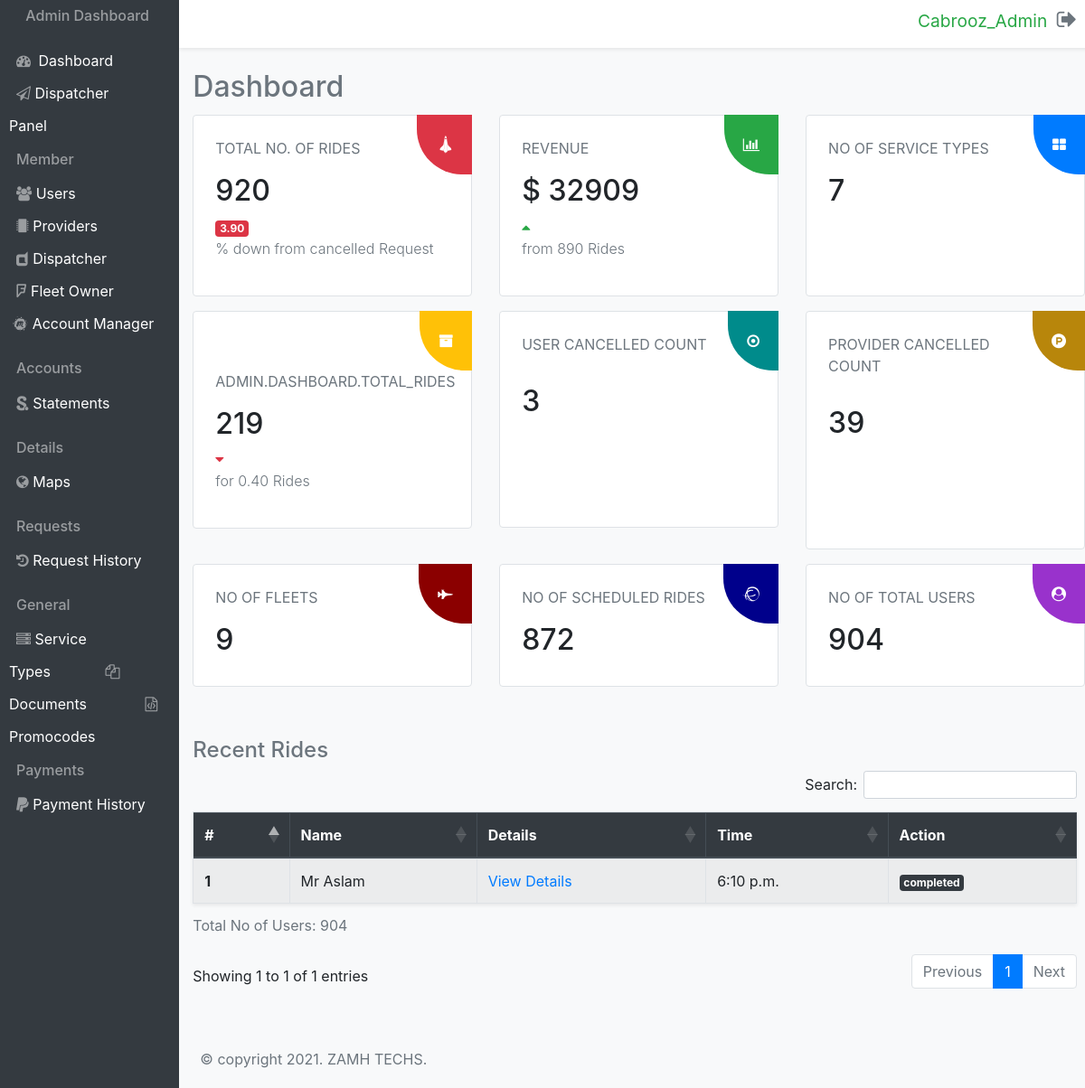
The app's page / (signed in) with its own data.
### cabroozadmin/models.py (models this page shows, shortened)
class Dashboard(models.Model):
    totalnoofrides = IntegerField(null=True, blank=True)
    cancelledpercentage = DecimalField(max_digits=4, null=True, blank=True, decimal_places=2)
    totalrevenue = IntegerField(null=True, blank=True)
    fromtotalrides = IntegerField(null=True, blank=True)
    noservicetypes = IntegerField(null=True, blank=True)
    dashboardtotalrides = IntegerField(null=True, blank=True)
    forpercentrides = DecimalField(max_digits=4, null=True, blank=True, decimal_places=2)
    cancelledcount = IntegerField(null=True, blank=True)
    providercancelledcount = IntegerField(null=True, blank=True)
    nooffleet = IntegerField(null=True, blank=True)
    noscheduledrides = IntegerField(null=True, blank=True)
    totalusers = IntegerField(null=True, blank=True)

class RecentRide(models.Model):
    user = models.ForeignKey(User, on_delete=models.SET_NULL, null=True)
    ridersname = models.CharField(max_length=255, null=True, blank=True)
    details = models.TextField()
    time = models.TimeField(auto_now_add=True)
    action = models.CharField(max_length=255, null=True, blank=True)
    totalusers = models.IntegerField(null=True, blank=True)

### cabroozadmin/views.py (the view)
# urls.py: path('', views.index, name="Home"),
@login_required
def index(request):
    dashboards = Dashboard.objects.all()
    recentride = RecentRide.objects.all()
    return render(request, 'cabroozadmin/index.html', {"dashboards": dashboards, "recentride":recentride })

### cabroozadmin/templates/cabroozadmin/index.html (shortened to what this page needs)
{% load static %}
<!DOCTYPE html>
<html lang="en">
<head>
    <link rel="stylesheet" href="https://stackpath.bootstrapcdn.com/bootstrap/4.5.2/css/bootstrap.min.css">
    <link rel="stylesheet" href="https://stackpath.bootstrapcdn.com/bootstrap/4.5.2/css/bootstrap.min.css">
    <link rel="stylesheet" href="https://cdnjs.cloudflare.com/ajax/libs/twitter-bootstrap/4.5.2/css/bootstrap.css">
    <link rel="stylesheet" href="https://cdn.datatables.net/1.10.25/css/dataTables.bootstrap4.min.css">
    <link rel="stylesheet" href="https://cdn.datatables.net/responsive/2.2.9/css/responsive.bootstrap4.min.css">
    <link rel="stylesheet" href="https://stackpath.bootstrapcdn.com/font-awesome/4.7.0/css/font-awesome.min.css">
    <link rel="stylesheet" href="https://stackpath.bootstrapcdn.com/font-awesome/4.7.0/css/font-awesome.min.css">
    <link rel="stylesheet" href={% static 'css/style.css' %}>
</head>
<body class="bg-light">
    <section>
        <div class="row">
            <div class="col-md-2 bg-dark txt_mbl-cntr">
                <h6 class="mb-3 text-white-50 text-center mt-2">Admin Dashboard</h6>
                <a href={% url 'Home' %} class="side_hvr">
                    <span class="my-4">
                        <i class="fa fa-dashboard text-white-50 mr-1 my-3 ml-2"></i>
                        <span class="text-white mr-5">Dashboard</span>
                    </span>
                </a>
                <a href="index.html" class="side_hvr">
                    <span class="my-4">
                        <i class="fa fa-send-o text-white-50 mb-3 ml-2"></i>
                        <span class="text-white mr-4">Dispatcher Panel</span>
                    </span>
                </a>
                <h6 class="mb-3 text-white-50 ml-2 mt-3">Member</h6>
                <a href={% url 'users' %} class="side_hvr">
                    <span class="my-4">
                        <i class="fa fa-users text-white-50 mb-3 ml-2"></i>
                        <span class="text-white mr-5 pr-5">Users</span>
                    </span>
                </a>
                <a href={% url 'providers' %} class="side_hvr">
                    <span class="my-4">
                        <i class="fa fa-microchip text-white-50 mb-3 ml-2"></i>
                        <span class="text-white mr-5 pr-4">Providers</span>
                    </span>
                </a>
                <a href={% url 'dispatcher' %} class="side_hvr">
                    <span class="my-4">
                        <i class="fa fa-dashcube text-white-50 mb-3 ml-2"></i>
                        <span class="text-white mr-5 pr-3">Dispatcher</span>
                    </span>
                </a>
                <a href={% url 'fleetowner' %} class="side_hvr">
                    <span class="my-4">
                        <i class="fa fa-foursquare text-white-50 mb-3 ml-2"></i>
                        <span class="text-white mr-5 pr-1">Fleet Owner</span>
                    </span>
                </a>
                <a href="index.html" class="side_hvr">
                    <span class="my-4">
                        <i class="fa fa-meetup text-white-50 mb-3 ml-1"></i>
                        <span class="text-white">Account Manager</span>
                    </span>
                </a>
                <h6 class="mb-3 text-white-50 ml-2 mt-3">Accounts</h6>
                <a href={% url 'statements' %} class="side_hvr">
                    <span class="my-4">
                        <i class="fa fa-scribd text-white-50 mb-3 ml-2"></i>
                        <span class="text-white mr-3">Statements</span>
                    </span>
                </a>
                <h6 class="mb-3 text-white-50 ml-2 mt-3">Details</h6>
                <a href={% url 'maps' %} class="side_hvr">
                    <span class="my-4">
                        <i class="fa fa-globe text-white-50 mb-3 ml-2"></i>
                        <span class="text-white mr-5 pr-5">Maps</span>
                    </span>
                </a>
                <h6 class="mb-3 text-white-50 ml-2 mt-3">Requests</h6>
                <a href={% url 'reqhistory' %} class="side_hvr">
                    <span class="my-4">
                        <i class="fa fa-history text-white-50 mb-3 ml-2"></i>
                        <span class="text-white mr-4">Request History</span>
                    </span>
                </a>
                <h6 class="mb-3 text-white-50 ml-2 mt-3">General</h6>
                <a href={% url 'servicetype' %} class="side_hvr">
                    <span class="my-4">
                        <i class="fa fa-server text-white-50 mb-3 ml-2"></i>
                        <span class="text-white mr-5">Service Types</span>
                    </span>
                </a>
                <a href={% url 'documents' %} class="side_hvr">
                    <span class="my-4">
                        <i class="fa fa-files-o text-white-50 mb-3 ml-2"></i>
                        <span class="text-white mr-5 pr-1">Documents</span>
                    </span>
                </a>
                <a href={% url 'promocodes' %} class="side_hvr">
                    <span class="my-4">
                        <i class="fa fa-file-code-o text-white-50 mb-3 ml-2"></i>
                        <span class="text-white">Promocodes</span>
                    </span>
                </a>
                <h6 class="mb-3 text-white-50 ml-2 mt-3">Payments</h6>
                <a href="index.html" class="side_hvr">
                    <span class="my-4">
                        <i class="fa fa-paypal text-white-50 mb-3 ml-2"></i>
                        <span class="text-white">Payment History</span>
                    </span>
                </a>
            </div>
            <div class="col-md-10">
                <div class="row bg-white shadow-sm">
                    <span class="ml-auto p-2 mr-3 h4">
                        <a href={% url 'Login' %} class="undrline">
                            <small class="text-success mr-1">{{user.username}}</small>
                            <i class="fa fa-sign-out text-muted"></i>
                        </a>
                    </span>
                </div>
                <h2 class="text-left text-muted mb-1 mt-4"> Dashboard </h2>
                <div class="row">
                    <div class="col-md-4 my-2">
                        <span class="float-right top-0 right-box bg-danger border-danger"><i class="fa fa-space-shuttle text-white right-box1"></i></span>
                        <div class="border bg-white rounded p-4">
                            <p class="text-muted">TOTAL NO. OF RIDES</p>
                            <h2>
                                {% for total in dashboards %}
                                 {{total.totalnoofrides}}
                                {% endfor %}
                            </h2>
                            <span class="badge badge-danger">
                                {% for total in dashboards %}
                                 {{total.cancelledpercentage}}
                                {% endfor %}
                            </span>
                            <p class="text-muted font-weight-light">% down from cancelled Request</p>
                        </div>
                    </div>
                    <div class="col-md-4 my-2">
                        <span class="float-right top-0 right-box bg-success border-success"><i class="fa fa-bar-chart text-white"></i></span>
                        <div class="border bg-white rounded p-4">
                            <p class="text-muted">REVENUE</p>
                            <h2>$
                                {% for total in dashboards %}
                                 {{total.totalrevenue}}
                                {% endfor %}
                            </h2>
                            <i class="fa fa-caret-up text-success"></i>
                            <p class="text-muted font-weight-light">from
                                {% for total in dashboards %}
                                 {{ total.fromtotalrides }}
                                {% endfor %}
                            Rides</p>
                        </div>
                    </div>
                    <div class="col-md-4 my-2">
                        <span class="float-right top-0 right-box bg-primary border-primary"><i class="fa fa-th-large text-white"></i></span>
                        <div class="border bg-white rounded p-4">
                            <p class="text-muted">NO OF SERVICE TYPES</p>
                            <h2 class="pb-5 mb-4">
                                {% for total in dashboards %}
                                 {{ total.noservicetypes }}
                                {% endfor %}
                            </h2>
                        </div>
                    </div>
                    <div class="col-md-4 my-2">
                        <span class="float-right top-0 right-box bg-warning border-warning"><i class="fa fa-archive text-white"></i></span>
                        <div class="border bg-white rounded p-4">
                            <p class="text-muted">ADMIN.DASHBOARD.TOTAL_RIDES</p>
                            <h2>
                                {% for total in dashboards %}
                                 {{ total.dashboardtotalrides }}
                                {% endfor %}
                            </h2>
                            <i class="fa fa-caret-down text-danger"></i>
                            <p class="text-muted font-weight-light">for
                                {% for total in dashboards %}
                                 {{ total.forpercentrides }}
                                {% endfor %}
                            Rides</p>
                        </div>
                    </div>
                    <div class="col-md-4 my-2">
                        <span class="float-right top-0 right-box" style="background: darkcyan;"><i class="fa fa-dot-circle-o text-white"></i></span>
                        <div class="border bg-white rounded p-4">
                            <p class="text-muted pb-3">USER CANCELLED COUNT</p>
                            <h2 class="mb-5 pb-5">
                                {% for total in dashboards %}
                                 {{ total.cancelledcount }}
                                {% endfor %}
                            </h2>
                        </div>
                    </div>
                    <div class="col-md-4 my-2">
                        <span class="float-right top-0 right-box" style="background: darkgoldenrod;"><i class="fa fa-product-hunt text-white"></i></span>
                        <div class="border bg-white rounded p-4">
                            <p class="text-muted pb-3">PROVIDER CANCELLED COUNT</p>
                            <h2 class="mb-5 pb-5">
                                {% for total in dashboards %}
                                 {{ total.providercancelledcount }}
                                {% endfor %}
                            </h2>
                        </div>
                    </div>
                    <div class="col-md-4 my-2">
                        <span class="float-right top-0 right-box" style="background: darkred;"><i class="fa fa-fighter-jet text-white"></i></span>
                        <div class="border bg-white rounded p-4">
                            <p class="text-muted">NO OF FLEETS</p>
                            <h2>
                                {% for total in dashboards %}
                                 {{ total.nooffleet }}
                                {% endfor %}
                            </h2>
                        </div>
                    </div>
                    <div class="col-md-4 my-2">
                        <span class="float-right top-0 right-box" style="background: darkblue;"><i class="fa fa-ravelry text-white"></i></span>
                        <div class="border bg-white rounded p-4">
                            <p class="text-muted">NO OF SCHEDULED RIDES</p>
                            <h2>
                                {% for total in dashboards %}
                                 {{ total.noscheduledrides }}
                                {% endfor %}
                            </h2>
                        </div>
                    </div>
                    <div class="col-md-4 my-2">
                        <span class="float-right top-0 right-box" style="background: darkorchid;"><i class="fa fa-user-circle text-white"></i></span>
                        <div class="border bg-white rounded p-4">
                            <p class="text-muted">NO OF TOTAL USERS</p>
                            <h2>
                                {% for total in dashboards %}
                                 {{ total.totalusers }}
                                {% endfor %}
                            </h2>
                        </div>
                    </div>
                    <div class="container pr-4 mt-4">
                        <h4 class="text-left text-muted mb-2 mt-4"> Recent Rides </h4>
                        <table id="example" class="table table-hover table-striped mb-5 table-responsive-lg shadow-sm border-bottom table-bordered">
                            <small><caption>Total No of Users: <span>
                                {% for total in recentride %}
                                 {{ total.totalusers }}
                                {% endfor %}
                            </span></caption></small>
                            <thead class="thead-dark">
                              <tr>
                                <th scope="col">#</th>
                                <th scope="col">Name</th>
                                <th scope="col">Details</th>
                                <th scope="col">Time</th>
                                <th scope="col">Action</th>
                              </tr>
                            </thead>
                            <tbody>
                                {% for data in recentride %}
                              <tr>
                                <th scope="row">{{data.id}}</th>
                                <td>{{data.ridersname}}</td>
                                <td><a href="#">View Details</a></td>
                                <td>{{data.time}}</td>
                                <td><span class="badge badge-dark">{{data.action}}</span></td>
                              </tr>
                              {% endfor %}
                            </tbody>
                          </table>
                    </div>
                </div>
                <footer class="mt-5 w-100 pt-2" style="position: relative; bottom: 0;">
                    <p class="text-muted pt-2 px-2 pb-1">&copy; copyright 2021. ZAMH TECHS.</p>
                </footer>
            </div>
        </div>
    </section>
</body>
</html>

### records on screen
Dashboard: totalnoofrides "920", cancelledpercentage "3.90", totalrevenue "32909", fromtotalrides "890", noservicetypes "7", dashboardtotalrides "219", forpercentrides "0.40", cancelledcount "3", providercancelledcount "39", nooffleet "9", noscheduledrides "872", totalusers "904"
RecentRide: totalusers "904", id "1", ridersname "Mr Aslam", time "6:10 p.m.", action "completed"

### other values on screen
{{ user.username }} "Cabrooz_Admin"
